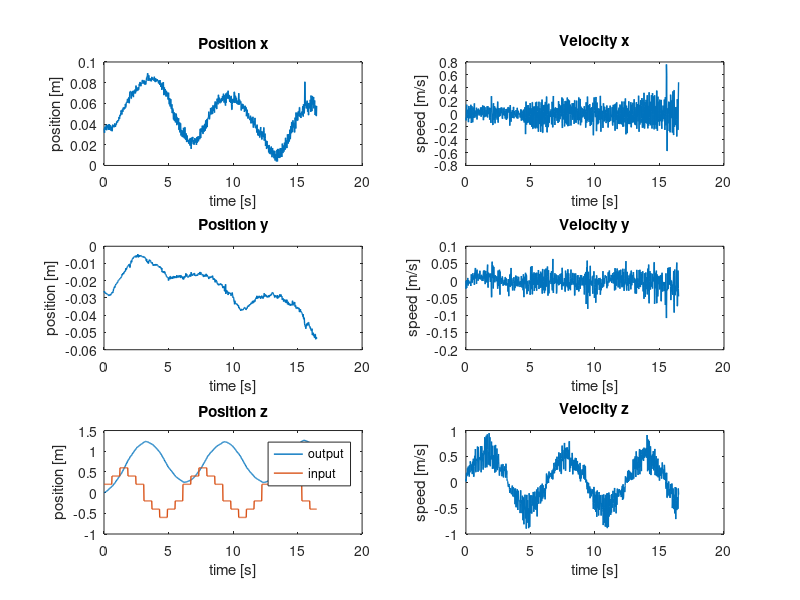
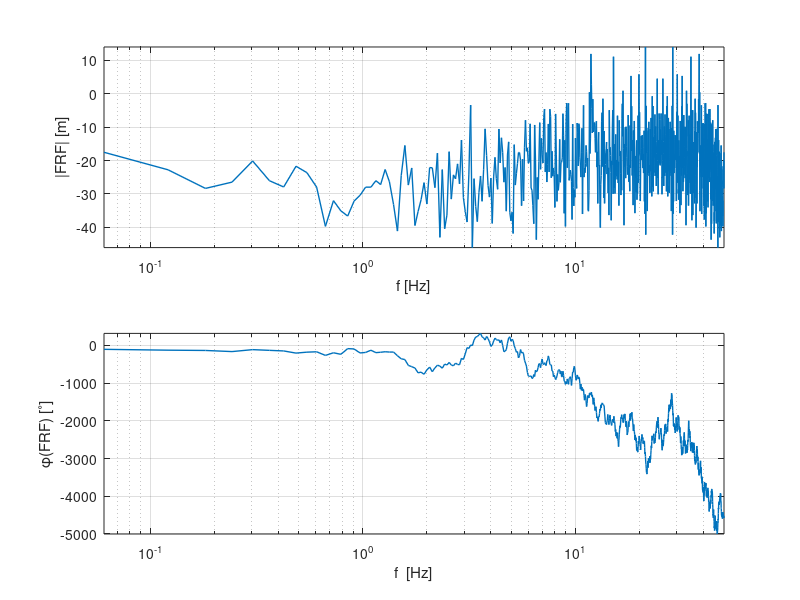
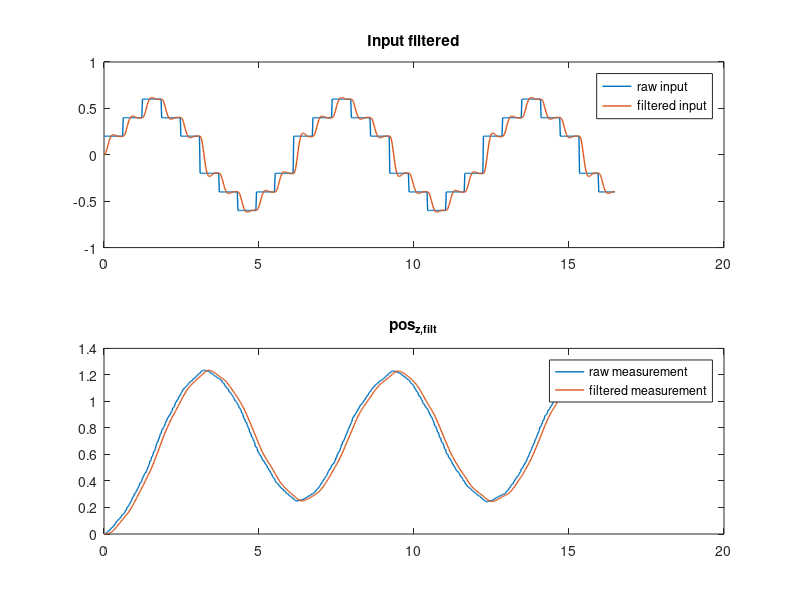
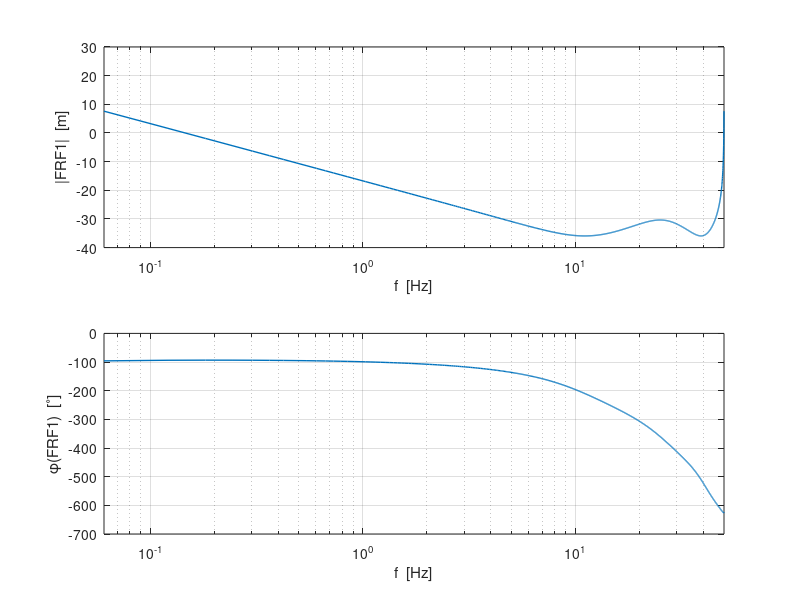

Reproduce these figures in MATLAB, in order.
%%% Parameter estimation %%%
% zie ook 'test.m' !
clear all
close all

%% Load data from .mat-file

load vel_identification_z


%% Extract some signals from the data

set(0, 'DefaultLineLineWidth', 1);


% Cutoff useful data
% first_index = find(input~=0, 1);
input = input(1:end-100)';
output_x = output_x(1:end-100)';
output_y = output_y(1:end-100)';
output_z = output_z(1:end-100)' - output_z(1);

% Sample time
dt = 0.02;
time = (0:dt:(length(input)-1)*dt)';

% Differentiation of x-, y-, z-position
% dt = sample time (gradient assumes timestep 1)
velocity_x = gradient(output_x)/dt;
velocity_y = gradient(output_y)/dt;
velocity_z = gradient(output_z)/dt;

% Do some plotting of the measurement data.
figure('Name','Measurement Data')
subplot(321), plot(time, output_x), title('Position x'), xlabel('time [s]'), ylabel('position [m]')
subplot(322), plot(time, velocity_x), title('Velocity x'), xlabel('time [s]'), ylabel('speed [m/s]')

subplot(323), plot(time, output_y), title('Position y'), xlabel('time [s]'), ylabel('position [m]')
subplot(324), plot(time, velocity_y), title('Velocity y'), xlabel('time [s]'), ylabel('speed [m/s]')

subplot(325), plot(time, output_z, time, input), title('Position z'), xlabel('time [s]'), ylabel('position [m]'), legend('output','input')
subplot(326), plot(time, velocity_z), title('Velocity z'), xlabel('time [s]'), ylabel('speed [m/s]')


%% Frequency domain - Empirical Transfer Function
Ts = dt;
fs = 1/dt;
N = length(velocity_x);
t = [0:N-1]'*Ts;
N = numel(input);
f = [0:N-1]'*(fs/N);

input_f = fft(input);
output_z_f = fft(output_x);
velocity_x_f = fft(velocity_x);

FRF = output_z_f./input_f;

figure('Name', 'Empirical transfer function freq response'),subplot(2,1,1),semilogx(f, 20*log10(abs(FRF)), 'LineWidth', 1)
axis tight
grid on
xlabel('f [Hz]')
xlim([f(1) f(end)])
ylabel('|FRF| [m]')
subplot(2,1,2),semilogx(f, 180/pi*unwrap(angle(FRF)), 'LineWidth', 1)
grid on
axis tight
xlabel('f  [Hz]')
ylabel('\phi(FRF) [^\circ]')
xlim([f(1) f(end)])



% ---------------------
%% SECOND ORDER FITTING 
% ---------------------

%% Filtering of the in- and output data using Butterworth filter
[B, A] = butter(3, 0.02*5); % order must be higher than order of system, 
                            % adjust cut-off frquency to be higher than 
                            % highest eigenfrequency of the system
                             
% input filtering                           
input_filt = filter(B, A, input);
% output filtering
output_z_filt = filter(B, A, output_z);

figure('Name','3d order Butt. filtered Input & Measurement')
subplot(211),plot(t,input,t,input_filt),title('Input filtered')
legend('raw input', 'filtered input')
subplot(212),plot(time, output_z, time, output_z_filt),title('pos_{z,filt}')
legend('raw measurement', 'filtered measurement')


% Least squares solution for approximation of the parameters in the system
%% Without filtering
% --- PROPER [order(N) = order(D)]
%
%           Y(z)    b2*z^2 + b1*z + b0
%   G(z) = ----- = --------------------
%           U(z)     z^2 + a1*z + a0
%
% y[k] = -a1*y[k-1]-a0*y[k-2]+b2*u[k]+b1*u[k-1]+b0*u[k-2]
%
% theta = [a1 a0 b2 b1 b0]

y1 = output_z(3:end);
Phi1 = [-output_z(2:end-1), -output_z(1:end-2), input(3:end), input(2:end-1), input(1:end-2)];
theta1 = Phi1\y1;

B1 = [theta1(3), theta1(4), theta1(5)];
A1 = [1, theta1(1) theta1(2)];

sys_d1 = tf(B1, A1, Ts);

FRF1 = squeeze(freqresp(sys_d1,2*pi*f));

figure('Name','2nd order, no filter, proper - Freq. resp.'), subplot(211)
semilogx(f, 20*log10(abs(FRF1)))
grid on
xlim([f(1) f(end)])
xlabel('f  [Hz]')
ylabel('|FRF1|  [m]')
subplot(212),semilogx(f, 180/pi*unwrap(angle(FRF1)))
grid on
xlim([f(1) f(end)])
xlabel('f  [Hz]')
ylabel('\phi(FRF1)  [^\circ]')

x1 = lsim(sys_d1,input,t);

figure('Name','2nd order, no filter, proper - Simulation')
subplot(211)
hold on
plot(t, output_z,'g')
plot(t, x1)
title('2nd order, no filter, proper - Simulation VS Measurement')
legend('pos_{z,meas}','pos_{z,sim}')
xlabel('Time [s]')
ylabel('Displacement [m]')
axis tight
subplot(212)
plot(t,output_z - x1)
title('Difference between simulation and measurement')
legend('pos_{z,meas}-pos_{z,sim}')
xlabel('Time [s]')
ylabel('Displacement [m]')
axis tight

figure('Name','2nd order, no filter, proper - Pole Zero Map'),pzmap(sys_d1)


%% With Butterworth filtering of in and output
% --- PROPER [order(N) = order(D)]
%
%           Y(z)    b2*z^2 + b1*z + b0
%   G(z) = ----- = --------------------
%           U(z)     z^2 + a1*z + a0
%
% y[k] = -a1*y[k-1]-a0*y[k-2]+b2*u[k]+b1*u[k-1]+b0*u[k-2]
%
% theta = [a1 a0 b2 b1 b0]

y2 = output_z_filt(3:end);
Phi2 = [-output_z_filt(2:end-1), -output_z_filt(1:end-2), input_filt(3:end), input_filt(2:end-1), input_filt(1:end-2)];
theta2 = Phi2\y2;

B2 = [theta2(3),theta2(4),theta2(5)];
A2 = [1, theta2(1) theta2(2)];

sys_d2 = tf(B2, A2, Ts);

FRF2 = squeeze(freqresp(sys_d2,2*pi*f));

figure('Name','2nd order, filtered, proper - Freq. resp.'),subplot(2,1,1),semilogx(f, 20*log10(abs(FRF2)))
grid on 
xlim([f(1) f(end)])
xlabel('f  [Hz]')
ylabel('|FRF2|  [m]')
axis tight
subplot(2,1,2)
semilogx(f, 180/pi*unwrap(angle(FRF2)))
grid on
xlim([f(1) f(end)])
xlabel('f  [Hz]')
ylabel('\phi(FRF2)  [^\circ]')

x2 = lsim(sys_d2,input,t);

figure('Name','2nd order, filtered, proper - Simulation')
subplot(211)
hold on
plot(t, output_z,'g')
plot(t, output_z_filt)
plot(t,x2)
legend('pos_{z,meas}', 'pos_{z,filt}', 'pos_{z,sim}')
title('2nd order, filtered, proper - Simulation VS Measurement')
xlabel('Time [s]')
axis tight
ylabel('output [m/s]')
subplot(212)
plot(t,output_z - x2)
title('Difference between simulation and measurement')
legend('pos_{z,meas}-pos_{z,sim}')
xlabel('Time [s]')
ylabel('output [m/s]')
axis tight

figure('Name','2nd order, filtered, proper - Pole Zero Map'),pzmap(sys_d2)

%% With Butterworth filtering of in and output
% --- STRICTLY PROPER [order(N) = order(D)]
%
%           Y(z)        b1*z + b0
%   G(z) = ----- = --------------------
%           U(z)     z^2 + a1*z + a0
%
% y[k] = -a1*y[k-1]-a0*y[k-2]+b2*u[k]+b1*u[k-1]+b0*u[k-2]
%
% theta = [a1 a0 b1 b0]

y0 = output_z_filt(3:end);
Phi0 = [-output_z_filt(2:end-1), -output_z_filt(1:end-2), input_filt(2:end-1), input_filt(1:end-2)];
theta0 = Phi0\y0;

B0 = [theta0(3),theta0(4)];
A0 = [1, theta0(1) theta0(2)];

sys_d0 = tf(B0, A0, Ts);

FRF0 = squeeze(freqresp(sys_d0,2*pi*f));

figure('Name','2nd order, filtered, strictly proper - Freq. resp.'),subplot(2,1,1),semilogx(f, 20*log10(abs(FRF0)))
grid on 
xlim([f(1) f(end)])
xlabel('f  [Hz]')
ylabel('|FRF0|  [m]')
axis tight
subplot(2,1,2)
semilogx(f, 180/pi*unwrap(angle(FRF0)))
grid on
xlim([f(1) f(end)])
xlabel('f  [Hz]')
ylabel('\phi(FRF0)  [^\circ]')

x0 = lsim(sys_d0,input,t);

figure('Name','2nd order, filtered, strictly proper - Simulation')
subplot(211)
hold on
plot(t, output_z,'g')
plot(t, output_z_filt)
plot(t,x0)
legend('pos_{z,meas}', 'pos_{z,filt}', 'pos_{z,sim}')
title('2nd order, filtered, proper - Simulation VS Measurement')
xlabel('Time [s]')
axis tight
ylabel('output [m/s]')
subplot(212)
plot(t,output_z - x0)
title('Difference between simulation and measurement')
legend('pos_{z,meas}-pos_{z,sim}')
xlabel('Time [s]')
ylabel('output [m/s]')
axis tight

figure('Name','2nd order, filtered, proper - Pole Zero Map'),pzmap(sys_d2)



% ---------------------
%% THIRD ORDER FITTING 
% ---------------------

%% Filtering of the in- and output data using Butterworth filter
[B, A] = butter(4, 0.02*5); % order must be higher than order of system, 
                            % adjust cut-off frquency to be higher than 
                            % highest eigenfrequency of the system
                             
% input filtering                           
input_filt = filter(B, A, input);
% output filtering
output_z_filt = filter(B, A, output_z);

figure('Name','4th order Butt. filtered Input & Measurement')
subplot(211),plot(t,input,t,input_filt),title('Input filtered')
legend('raw input', 'filtered input')
subplot(212),plot(time, output_z, time, output_z_filt),title('pos_{z,filt}')
legend('raw measurement', 'filtered measurement')


% Least squares solution for approximation of the parameters in the system
%% Without filtering
% --- PROPER [order(N) = order(D)]
%
%           Y(z)    b3*z^3 + b2*z^2 + b1*z + b0
%   G(z) = ----- = -----------------------------
%           U(z)     z^3 + a2*z^2 + a1*z + a0
%
% y[k] =
% -a2*y[k-1]-a1*y[k-2]-a0*y[k-3]+b3*u[k]+b2*u[k-1]+b1*u[k-2]+b0*u[k-3]
%
% theta = [a2 a1 a0 b3 b2 b1 b0]

y3 = output_z(4:end);
Phi3 = [-output_z(3:end-1), -output_z(2:end-2), -output_z(1:end-3), input(4:end), input(3:end-1), input(2:end-2), input(1:end-3)];
theta3 = Phi3\y3;

B3 = [theta3(4), theta3(5), theta3(6), theta3(7)];
A3 = [1, theta3(1) theta3(2) theta3(3)];

sys_d3 = tf(B3, A3, Ts);

FRF3 = squeeze(freqresp(sys_d3,2*pi*f));

figure('Name','3d order, no filter, proper -  Freq. Resp.'), subplot(211)
semilogx(f, 20*log10(abs(FRF3)))
grid on
xlim([f(1) f(end)])
xlabel('f  [Hz]')
ylabel('|FRF3|  [m]')
subplot(212),semilogx(f, 180/pi*unwrap(angle(FRF3)))
grid on
xlim([f(1) f(end)])
xlabel('f  [Hz]')
ylabel('\phi(FRF3)  [^\circ]')

x3 = lsim(sys_d3,input,t);

figure('Name','3d order, no filter, proper - Simulation')
subplot(211)
hold on
plot(t, output_z,'g')
plot(t, x3)
title('3d order, no filter, proper - Simulation VS Measurement')
legend('pos_{z,meas}','pos_{z,sim}')
xlabel('Time [s]')
ylabel('Displacement [m]')
axis tight
subplot(212)
plot(t,output_z - x3)
title('Difference between simulation and measurement')
legend('pos_{z,meas}-pos_{z,sim}')
xlabel('Time [s]')
ylabel('Displacement [m]')
axis tight

figure('Name','3d order, no filter, proper - Pole Zero Map'),pzmap(sys_d3)


%% With Butterworth filtering of in- and output.
% --- PROPER [order(N) = order(D)]
%
%           Y(z)    b3*z^3 + b2*z^2 + b1*z + b0
%   G(z) = ----- = -----------------------------
%           U(z)     z^3 + a2*z^2 + a1*z + a0
%
% y[k] =
% -a2*y[k-1]-a1*y[k-2]-a0*y[k-3]+b3*u[k]+b2*u[k-1]+b1*u[k-2]+b0*u[k-3]
%
% theta = [a2 a1 a0 b3 b2 b1 b0]

y4 = output_z_filt(4:end);
Phi4 = [-output_z_filt(3:end-1), -output_z_filt(2:end-2), -output_z_filt(1:end-3), input_filt(4:end), input_filt(3:end-1), input_filt(2:end-2), input_filt(1:end-3)];
theta4 = Phi4\y4;

B4 = [theta4(4), theta4(5), theta4(6), theta4(7)];
A4 = [1, theta4(1) theta4(2) theta4(3)];

sys_d4 = tf(B4, A4, Ts);

FRF4 = squeeze(freqresp(sys_d4,2*pi*f));

figure('Name','3d order, filtered, proper - Freq. Resp.'), subplot(211)
semilogx(f, 20*log10(abs(FRF4)))
grid on
xlim([f(1) f(end)])
xlabel('f  [Hz]')
ylabel('|FRF4|  [m]')
subplot(212),semilogx(f, 180/pi*unwrap(angle(FRF4)))
grid on
xlim([f(1) f(end)])
xlabel('f  [Hz]')
ylabel('\phi(FRF4)  [^\circ]')

x4 = lsim(sys_d4,input,t);

figure('Name','3d order, filtered, proper - Simulation')
subplot(211)
hold on
plot(t, output_z_filt,'g')
plot(t, x4)
title('3d order, filtered, proper - Simulation VS Measurement')
legend('pos_{z,meas}','pos_{z,sim}')
xlabel('Time [s]')
ylabel('Displacement [m]')
axis tight
subplot(212)
plot(t,output_z_filt - x4)
title('Difference between simulation and measurement')
legend('pos_{z,meas}-pos_{z,sim}')
xlabel('Time [s]')
ylabel('Displacement [m]')
axis tight

figure('Name','3d order, filtered, proper - Pole Zero Map'),pzmap(sys_d4)

%% Without filtering
% --- STRICTLY PROPER [order(N) < order(D)]
%
%           Y(z)       b2*z^2 + b1*z + b0
%   G(z) = ----- = --------------------------
%           U(z)    z^3 + a2*z^2 + a1*z + a0
%
% y[k] = -a2*y[k-1]-a1*y[k-2]-a0*y[k-3]+b2*u[k-1]+b1*u[k-2]+b0*u[k-3]
%
% theta = [a2 a1 a0 b2 b1 b0]

y5 = output_z(4:end);
Phi5 = [-output_z(3:end-1), -output_z(2:end-2), -output_z(1:end-3), input(4:end), input(3:end-1), input(2:end-2), input(1:end-3)];
theta5 = Phi5\y5;

B5 = [theta5(4), theta5(5), theta5(6)];
A5 = [1, theta5(1) theta5(2) theta5(3)];

sys_d5 = tf(B5, A5, Ts);

FRF5 = squeeze(freqresp(sys_d5,2*pi*f));

figure('Name','3d order, no filter, strictly proper - Freq. Resp.'), subplot(211)
semilogx(f, 20*log10(abs(FRF5)))
grid on
xlim([f(1) f(end)])
xlabel('f  [Hz]')
ylabel('|FRF5|  [m]')
subplot(212),semilogx(f, 180/pi*unwrap(angle(FRF5)))
grid on
xlim([f(1) f(end)])
xlabel('f  [Hz]')
ylabel('\phi(FRF5)  [^\circ]')

x5 = lsim(sys_d5,input,t);

figure('Name','3d order, no filter, strictly proper - Simulation')
subplot(211)
hold on
plot(t, output_z,'g')
plot(t, x5)
title('3d order, no filter, strictly proper - Simulation VS Measurement')
legend('pos_{z,meas}','pos_{z,sim}')
xlabel('Time [s]')
ylabel('Displacement [m]')
axis tight
subplot(212)
plot(t,output_z - x5)
title('Difference between simulation and measurement')
legend('pos_{z,meas}-pos_{z,sim}')
xlabel('Time [s]')
ylabel('Displacement [m]')
axis tight

figure('Name','3d order, no filter, strictly proper - Pole Zero Map'),pzmap(sys_d5)


%% With Butterworth filtering of in- and output.
% --- STRICTLY PROPER [order(N) < order(D)]
%
%           Y(z)       b2*z^2 + b1*z + b0
%   G(z) = ----- = --------------------------
%           U(z)    z^3 + a2*z^2 + a1*z + a0
%
% y[k] = -a2*y[k-1]-a1*y[k-2]-a0*y[k-3]]+b2*u[k-1]+b1*u[k-2]+b0*u[k-3]
%
% theta = [a2 a1 a0 b2 b1 b0]

y6 = output_z_filt(4:end);
Phi6 = [-output_z_filt(3:end-1), -output_z_filt(2:end-2), -output_z_filt(1:end-3), input_filt(3:end-1), input_filt(2:end-2), input_filt(1:end-3)];
theta6 = Phi6\y6;

B6 = [theta6(4), theta6(5), theta6(6)];
A6 = [1, theta6(1) theta6(2) theta6(3)];

sys_d6 = tf(B6, A6, Ts);

FRF6 = squeeze(freqresp(sys_d6,2*pi*f));

figure('Name','3d order, filtered, strictly proper - Freq. Resp.'), subplot(211)
semilogx(f, 20*log10(abs(FRF6)))
grid on
xlim([f(1) f(end)])
xlabel('f  [Hz]')
ylabel('|FRF6|  [m]')
subplot(212),semilogx(f, 180/pi*unwrap(angle(FRF6)))
grid on
xlim([f(1) f(end)])
xlabel('f  [Hz]')
ylabel('\phi(FRF6)  [^\circ]')

x6 = lsim(sys_d6,input,t);

figure('Name','3d order, filtered, strictly proper - Simulation')
subplot(211)
hold on
plot(t, output_z_filt,'g')
plot(t, x6)
title('3d order, filtered, strictly proper - Simulation VS Measurement')
legend('pos_{z,meas}','pos_{z,sim}')
xlabel('Time [s]')
ylabel('Displacement [m]')
axis tight
subplot(212)
plot(t,output_z_filt - x6)
title('Difference between simulation and measurement')
legend('pos_{z,meas}-pos_{z,sim}')
xlabel('Time [s]')
ylabel('Displacement [m]')
axis tight

figure('Name','3d order, filtered, strictly proper - Pole Zero Map'),pzmap(sys_d6)


% ---------------------
%% FOURTH ORDER FITTING 
% ---------------------

%% Filtering of the in- and output data using Butterworth filter
[B, A] = butter(5, 0.02*5); % order must be higher than order of system, 
                            % adjust cut-off frquency to be higher than 
                            % highest eigenfrequency of the system
                             
% input filtering                           
input_filt = filter(B, A, input);
% output filtering
output_z_filt = filter(B, A, output_z);

figure('Name','4th order Butt. filtered Input & Measurement')
subplot(211),plot(t,input,t,input_filt),title('Input filtered')
legend('raw input', 'filtered input')
subplot(212),plot(time, output_z, time, output_z_filt),title('pos_{z,filt}')
legend('raw measurement', 'filtered measurement')


%% With Butterworth filtering of in- and output.
% --- STRICTLY PROPER [order(N) < order(D)]
%
%           Y(z)       b3*z^3 + b2*z^2 + b1*z + b0
%   G(z) = ----- = -----------------------------------
%           U(z)    z^4 + a3*z^3 + a2*z^2 + a1*z + a0
%
% y[k] = -a3*y[k-1]-a2*y[k-2]-a1*y[k-3]-a0*y[k-4]+b3*u[k-1]+b2*u[k-2]+b1*u[k-3]+b1*u[k-4]
%
% theta = [a3 a2 a1 a0 b3 b2 b1 b0]

y7 = output_z_filt(5:end);
Phi7 = [-output_z_filt(4:end-1), -output_z_filt(3:end-2), -output_z_filt(2:end-3), -output_z_filt(1:end-4), input_filt(4:end-1), input_filt(3:end-2), input_filt(2:end-3), input_filt(1:end-4)];
theta7 = Phi7\y7;

B7 = [theta7(5), theta7(6), theta7(7), theta7(8)];
A7 = [1, theta7(1) theta7(2) theta7(3) theta7(4)];

sys_d7 = tf(B7, A7, Ts);

FRF7 = squeeze(freqresp(sys_d7,2*pi*f));

figure('Name','4th order, filtered, strictly proper - Freq. Resp.'), subplot(211)
semilogx(f, 20*log10(abs(FRF6)))
grid on
xlim([f(1) f(end)])
xlabel('f  [Hz]')
ylabel('|FRF7|  [m]')
subplot(212),semilogx(f, 180/pi*unwrap(angle(FRF6)))
grid on
xlim([f(1) f(end)])
xlabel('f  [Hz]')
ylabel('\phi(FRF7)  [^\circ]')

x7 = lsim(sys_d7,input,t);

figure('Name','4th order, filtered, strictly proper - Simulation')
subplot(211)
hold on
plot(t, output_z_filt,'g')
plot(t, x7)
title('4th order, filtered, strictly proper - Simulation VS Measurement')
legend('pos_{z,meas}','pos_{z,sim}')
xlabel('Time [s]')
ylabel('Displacement [m]')
axis tight
subplot(212)
plot(t,output_z_filt - x7)
title('Difference between simulation and measurement')
legend('pos_{z,meas}-pos_{z,sim}')
xlabel('Time [s]')
ylabel('Displacement [m]')
axis tight

figure('Name','4th order, filtered, strictly proper - Pole Zero Map'),pzmap(sys_d7)





%  ------------------
%% Comparison of fits
%  ------------------
figure
plot(t,[output_z ...
        x1 x2 x0 x3 x4 x5 x6 x7])
        %x1 x2]) 
legend('measurement',...
        '2nd - no filter - proper',...
        '2nd - filter - proper',...
        '2nd - filter - strictly proper',...
        '3d - no filter - proper',...
        '3d - filter - proper',...
        '3d - no filter - strictly proper',...
        '3d - filter - strictly proper',...
        '4th - filter - strictly proper')

     
%% continuous time transfer function



%% Save result (transfer function)
%save('HVJ_x_cont','sys_c2nd')

